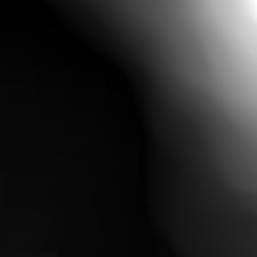
#> input picture src/upnext_bringup/worlds/daa_dem_srtm_heightmap.png, 257 x 257 px
$ python -i generate_icon.py   (imports and definitions only)
#> lines starting #> are read from the running program, lines starting #| are printed output that depends on the picture
#!/usr/bin/env python3
"""
Genera testbench/icon.png (512×512, RGB).

Por defecto: vector puro sobre azul Airbus #00205B (sin estrellas, sin cuadros, sin PNG raster ruidoso).

Uso opcional del maestro raster:
  python3 generate_icon.py --from-assets
"""
from __future__ import annotations

import sys
from pathlib import Path

from PIL import Image, ImageDraw

SIZE = 512
AIRBUS_NAVY = (0, 32, 91)  # #00205B
ZOOM = 1.26
WHITE = (235, 238, 245)
WING_SHADE = (165, 185, 210)
COCKPIT = (210, 218, 230)
GREEN = (34, 197, 94)


def render_vector_icon(dst: Path) -> None:
    """Delta / transbordador estilizado, fondo completamente liso."""
    img = Image.new("RGB", (SIZE, SIZE), AIRBUS_NAVY)
    dr = ImageDraw.Draw(img)

    # Silueta principal (más grande, centrada)
    dr.polygon(
        [
            (256, 68),
            (108, 378),
            (188, 338),
            (256, 198),
            (324, 338),
            (404, 378),
        ],
        fill=WHITE,
    )
    # Acentos alares (sin textura tipo estrella)
    dr.polygon([(256, 95), (145, 318), (215, 322), (256, 205)], fill=WING_SHADE)
    dr.polygon([(256, 95), (367, 318), (297, 322), (256, 205)], fill=WING_SHADE)
    # Línea fuselaje / cabina
    dr.polygon([(256, 108), (232, 268), (256, 248), (280, 268)], fill=COCKPIT)

    # Badge V&V
    dr.rounded_rectangle([300, 300, 488, 488], radius=36, fill=GREEN)
    dr.line([(340, 372), (384, 418), (448, 338)], fill=(252, 252, 252), width=22, joint="curve")

    img.save(dst, format="PNG", optimize=True)


def render_from_source(src: Path, dst: Path) -> None:
#> called with dst = 'out.png'
    im = Image.open(src).convert("RGBA")
    w, h = im.size
#> w = 257; h = 257
    nw = max(int(round(w * ZOOM)), SIZE)
#> nw = 512
    nh = max(int(round(h * ZOOM)), SIZE)
#> nh = 512
    im = im.resize((nw, nh), Image.Resampling.LANCZOS)
#> im: PIL image 512x512 RGBA
    left = max(0, (nw - SIZE) // 2)
#> left = 0
    top = max(0, (nh - SIZE) // 2)
#> top = 0
    im = im.crop((left, top, left + SIZE, top + SIZE))
    base = Image.new("RGB", (SIZE, SIZE), AIRBUS_NAVY)
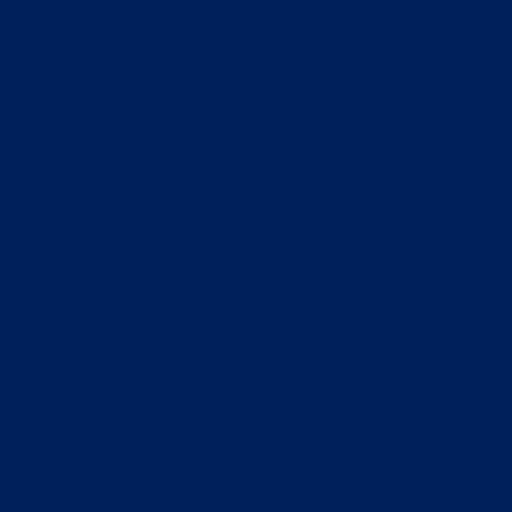
#> base: PIL image 512x512 RGB; mean R, G, B 0, 32, 91
    base.paste(im, (0, 0), mask=im.split()[3])
    drb = ImageDraw.Draw(base)
    e = 2
    b = AIRBUS_NAVY
    drb.rectangle([0, 0, SIZE, e], fill=b)
    drb.rectangle([0, SIZE - e, SIZE, SIZE], fill=b)
    drb.rectangle([0, 0, e, SIZE], fill=b)
    drb.rectangle([SIZE - e, 0, SIZE, SIZE], fill=b)
    base.save(dst, format="PNG", optimize=True)
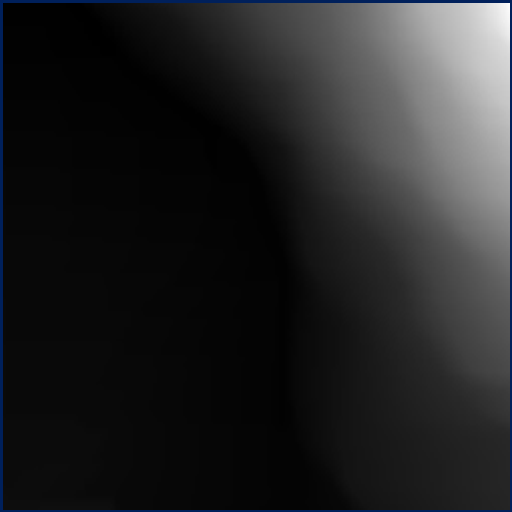
#> saved as out.png: PIL image 512x512 RGB; mean R, G, B 34.6, 35.2, 36.4


def main() -> None:
    ddir = Path(__file__).resolve().parent
    src = ddir / "assets" / "icon_source.png"
    dst = ddir / "icon.png"
    use_assets = "--from-assets" in sys.argv

    if use_assets and src.is_file():
        render_from_source(src, dst)
    else:
        render_vector_icon(dst)
    print(dst)


# [2 lines not run here, left out]

>>> result = render_from_source('../src/upnext_bringup/worlds/daa_dem_srtm_heightmap.png', 'out.png')
